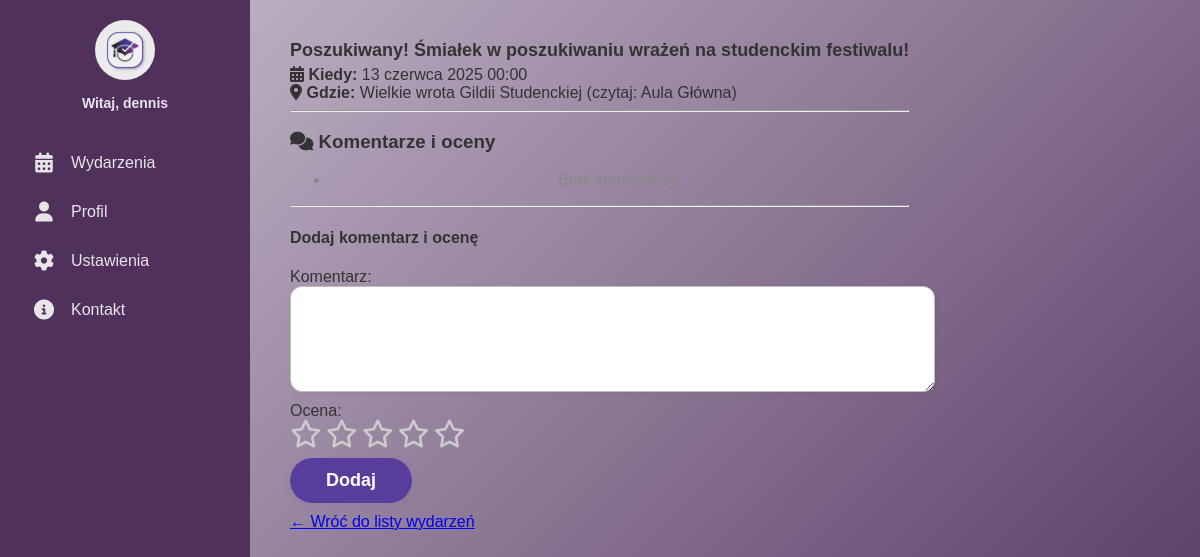
Screenshot of /events/event/10/ (signed in) with the database file from the repository.
### events/models.py (models this page shows, shortened)
class Event(models.Model):
    title = models.CharField("Tytuł", max_length=200)
    description = models.TextField("Opis wydarzenia")
    date = models.DateTimeField("Data")
    location = models.CharField("Lokalizacja", max_length=200)
    created_by = models.ForeignKey(User, on_delete=models.CASCADE, related_name="created_events")

### events/views.py (the view)
# urls.py: path('event/<int:event_id>/', views.event_detail, name='event_detail'),
@login_required
def event_detail(request, event_id):
    event = get_object_or_404(Event, id=event_id)
    comments = event.comments.select_related('user').order_by('-created_at')
    if request.method == 'POST':
        form = EventCommentForm(request.POST)
        if form.is_valid():
            comment = form.save(commit=False)
            comment.event = event
            comment.user = request.user
            comment.save()
            messages.success(request, "Twój komentarz został dodany.")
            return redirect('event_detail', event_id=event.id)
    else:
        form = EventCommentForm()
    return render(request, 'events/event_detail.html', {
        'event': event,
        'comments': comments,
        'form': form,
    })

### events/forms.py
class EventCommentForm(forms.ModelForm):
    class Meta:
        model = EventComment
        fields = ['comment', 'rating']
        widgets = {
            'comment': forms.Textarea(attrs={'rows': 3}),
            'rating': forms.Select(choices=[(i, i) for i in range(1, 6)]),
        }

### templates/events/event_detail.html (shortened to what this page needs)
{% extends "base.html" %}
{% load static %}
{% block content %}
<link rel="stylesheet" href="https://cdnjs.cloudflare.com/ajax/libs/font-awesome/6.4.0/css/all.min.css">
<link rel="stylesheet" href="{% static 'css/home.css' %}">
<link rel="stylesheet" href="{% static 'css/events.css' %}">
<div class="sidebar">
  <div class="top">
    <div class="logo">
      <img src="{% static 'images/logo.jpeg' %}" alt="Logo">
      {% if user.is_authenticated %}
        <span class="username">Witaj, {{ user.username }}</span>
      {% endif %}
    </div>
    <div class="menu">
      <a href="{% url 'events_list' %}">
        <i class="fas fa-calendar-alt"></i>
        <span class="label">Wydarzenia</span>
      </a>
      <a href="#">
        <i class="fas fa-user"></i>
        <span class="label">Profil</span>
      </a>
      <a href="#">
        <i class="fas fa-cog"></i>
        <span class="label">Ustawienia</span>
      </a>
      <a href="#">
        <i class="fas fa-info-circle"></i>
        <span class="label">Kontakt</span>
      </a>
    </div>
  </div>
</div>
<div class="main-content">
  <div class="event-detail-card">
    <h2 class="event-title">{{ event.title }}</h2>
    <div class="event-meta">
      <span><i class="fas fa-calendar-alt"></i> <strong>Kiedy:</strong> {{ event.date }}</span><br>
      <span><i class="fas fa-map-marker-alt"></i> <strong>Gdzie:</strong> {{ event.location }}</span>
    </div>
    <hr>
    <div class="event-comments-section">
      <h3><i class="fas fa-comments"></i> Komentarze i oceny</h3>
      <ul class="comments-list">
        {% for comment in comments %}
          <li class="comment-item">
            <div class="comment-header">
              <strong>{{ comment.user.username }}</strong>
              <span class="comment-rating">
                {% for i in "12345"|make_list %}
                  {% if forloop.counter <= comment.rating %}
                    <i class="fas fa-star" style="color:gold"></i>
                  {% else %}
                    <i class="far fa-star" style="color:gold"></i>
                  {% endif %}
                {% endfor %}
                ({{ comment.rating }}/5)
              </span>
              <span class="comment-date">{{ comment.created_at|date:"Y-m-d H:i" }}</span>
            </div>
            <div class="comment-body">
              {{ comment.comment }}
            </div>
          </li>
        {% empty %}
          <li class="event-empty">Brak komentarzy.</li>
        {% endfor %}
      </ul>
    </div>
    <hr>
    {% if user.is_authenticated %}
      <div class="add-comment-section">
        <h4>Dodaj komentarz i ocenę</h4>
        <form method="post" class="comment-form" id="comment-form">
          <div class="form-group">
            {{ form.comment.label_tag }}
            {{ form.comment }}
          </div>
          <div class="form-group">
            <label>Ocena:</label>
            <span id="star-rating">
              {% for i in "12345"|make_list %}
                <i class="fa-star far" data-value="{{ forloop.counter }}"></i>
              {% endfor %}
            </span>
          </div>
          <button type="submit" class="enroll-button">Dodaj</button>
        </form>
      </div>
    {% else %}
      <p><a href="{% url 'login' %}">Zaloguj się</a>, aby dodać komentarz.</p>
    {% endif %}
    <a href="{% url 'events_list' %}" class="back-link">← Wróć do listy wydarzeń</a>
  </div>
</div>
{% endblock %}

### static/css/home.css (style rules this page uses)
:root { --light-purple: #CABFCF; --dark-purple: #50315C; --medium-purple: #583D9C; --white: #E7E5E8; --blue-purple: #4941A1; }
body { margin: 0; font-family: 'Arial', sans-serif; background: linear-gradient(135deg, var(--light-purple), var(--dark-purple)); display: flex; height: 100vh; overflow: hidden; }
.sidebar { background-color: var(--dark-purple); width: 90px; transition: width 0.4s ease; overflow: hidden; display: flex; flex-direction: column; justify-content: space-between; color: var(--white); height: 100vh; position: fixed; left: 0; top: 0; z-index: 10; }
.sidebar .top, .sidebar .bottom { padding: 20px; }
.sidebar .logo { display: flex; flex-direction: column; align-items: center; transition: align-items 0.3s ease; }
.sidebar .logo img { width: 60px; height: 60px; border-radius: 50%; margin-bottom: 10px; transition: width 0.3s ease, height 0.3s ease; }
.sidebar .username { font-weight: 600; font-size: 14px; display: none; text-align: left; margin-top: 5px; }
.menu { margin-top: 30px; }
.menu a { display: flex; align-items: center; gap: 15px; color: var(--white); text-decoration: none; padding: 12px; border-radius: 8px; transition: background 0.2s; white-space: nowrap; margin-bottom: 5px; }
.menu .label { display: none; font-size: 16px; }
.sidebar .menu i { font-size: 20px; min-width: 24px; text-align: center; }
.main-content { flex: 1; padding: 40px; margin-left: 90px; transition: margin-left 0.4s ease; overflow-y: auto; color: #333; }

### static/css/events.css (style rules this page uses)
.form-group { flex: 1 1 45%; display: flex; flex-direction: column; }
.event-title { font-size: 18px; margin: 0 0 5px 0; }
.event-empty { text-align: center; color: #888; }

### templates/events/event_detail.html (style rules this page uses)
#star-rating .fa-star { font-size: 28px; color: gold; cursor: pointer; transition: color 0.2s; }
#star-rating .fa-star.far { color: #ccc; }
.comment-form textarea, textarea[name="comment"] { width: 100%; min-height: 80px; border-radius: 12px; border: 1.5px solid #bdbdbd; background: #fff; padding: 12px; font-size: 16px; resize: vertical; box-shadow: 0 2px 6px rgba(0,0,0,0.04); margin-bottom: 10px; }
.enroll-button { display: inline-block; padding: 12px 36px; background-color: #583d9c; color: #fff; font-size: 18px; font-weight: bold; border: none; border-radius: 28px; box-shadow: 0 2px 8px rgba(30,94,208,0.08); cursor: pointer; transition: background 0.2s, box-shadow 0.2s; margin-top: 10px; margin-bottom: 10px; }

### rows the page displays
Event: title "Poszukiwany! Śmiałek w poszukiwaniu wrażeń na studenckim festiwalu!", date "13 czerwca 2025 00:00", location "Wielkie wrota Gildii Studenckiej (czytaj: Aula Główna)"

### other values shown
{{ user.username }} "dennis"
